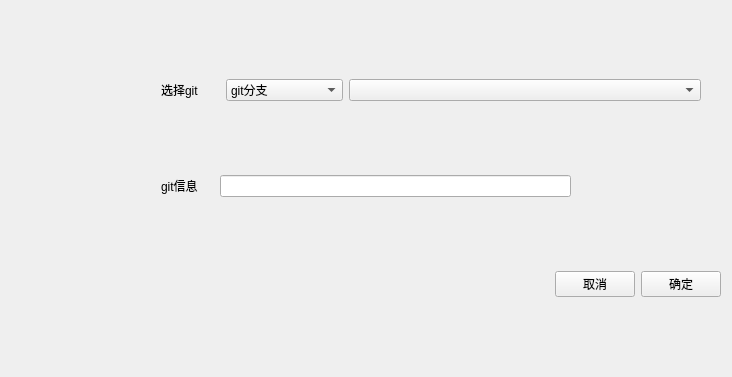
<?xml version="1.0" encoding="UTF-8"?>
<ui version="4.0">
 <class>fabuWidget</class>
 <widget class="QWidget" name="fabuWidget">
  <property name="geometry">
   <rect>
    <x>0</x>
    <y>0</y>
    <width>732</width>
    <height>377</height>
   </rect>
  </property>
  <property name="windowTitle">
   <string>发布操作</string>
  </property>
  <layout class="QHBoxLayout" name="horizontalLayout_4">
   <item>
    <layout class="QVBoxLayout" name="verticalLayout">
     <item>
      <layout class="QHBoxLayout" name="horizontalLayout_3" stretch="1,2,6">
       <property name="leftMargin">
        <number>150</number>
       </property>
       <property name="rightMargin">
        <number>20</number>
       </property>
       <item>
        <widget class="QLabel" name="label">
         <property name="text">
          <string>选择git</string>
         </property>
        </widget>
       </item>
       <item>
        <widget class="QComboBox" name="comboBox">
         <item>
          <property name="text">
           <string>git分支</string>
          </property>
         </item>
         <item>
          <property name="text">
           <string>gitTag</string>
          </property>
         </item>
        </widget>
       </item>
       <item>
        <widget class="QComboBox" name="gitCombox"/>
       </item>
      </layout>
     </item>
     <item>
      <layout class="QHBoxLayout" name="horizontalLayout_2" stretch="1,9">
       <property name="spacing">
        <number>20</number>
       </property>
       <property name="leftMargin">
        <number>150</number>
       </property>
       <property name="rightMargin">
        <number>150</number>
       </property>
       <item>
        <widget class="QLabel" name="label_2">
         <property name="text">
          <string>git信息</string>
         </property>
        </widget>
       </item>
       <item>
        <widget class="QLineEdit" name="gitLine">
         <property name="sizePolicy">
          <sizepolicy hsizetype="Expanding" vsizetype="Fixed">
           <horstretch>0</horstretch>
           <verstretch>0</verstretch>
          </sizepolicy>
         </property>
        </widget>
       </item>
      </layout>
     </item>
     <item>
      <layout class="QHBoxLayout" name="horizontalLayout">
       <item alignment="Qt::AlignRight">
        <widget class="QPushButton" name="cacelButton">
         <property name="sizePolicy">
          <sizepolicy hsizetype="Fixed" vsizetype="Fixed">
           <horstretch>0</horstretch>
           <verstretch>0</verstretch>
          </sizepolicy>
         </property>
         <property name="text">
          <string>取消</string>
         </property>
        </widget>
       </item>
       <item>
        <widget class="QPushButton" name="sureButton">
         <property name="sizePolicy">
          <sizepolicy hsizetype="Fixed" vsizetype="Fixed">
           <horstretch>0</horstretch>
           <verstretch>0</verstretch>
          </sizepolicy>
         </property>
         <property name="text">
          <string>确定</string>
         </property>
        </widget>
       </item>
      </layout>
     </item>
    </layout>
   </item>
  </layout>
 </widget>
 <resources/>
 <connections/>
</ui>
